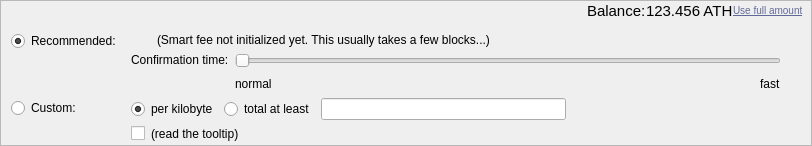
    <widget class="QFrame" name="frameFee">
     <property name="sizePolicy">
      <sizepolicy hsizetype="Expanding" vsizetype="Maximum">
       <horstretch>0</horstretch>
       <verstretch>0</verstretch>
      </sizepolicy>
     </property>
     <property name="maximumSize">
      <size>
       <width>16777215</width>
       <height>40</height>
      </size>
     </property>
     <property name="frameShape">
      <enum>QFrame::StyledPanel</enum>
     </property>
     <property name="frameShadow">
      <enum>QFrame::Sunken</enum>
     </property>
     <layout class="QVBoxLayout" name="verticalLayoutFee1">
      <property name="spacing">
       <number>0</number>
      </property>
      <property name="leftMargin">
       <number>0</number>
      </property>
      <property name="topMargin">
       <number>0</number>
      </property>
      <property name="rightMargin">
       <number>0</number>
      </property>
      <property name="bottomMargin">
       <number>0</number>
      </property>
      <item>
       <layout class="QVBoxLayout" name="verticalLayoutFee2" stretch="0,0,0">
        <property name="spacing">
         <number>0</number>
        </property>
        <property name="leftMargin">
         <number>10</number>
        </property>
        <property name="topMargin">
         <number>0</number>
        </property>
        <item>
         <layout class="QHBoxLayout" name="horizontalLayoutFee1">
          <property name="rightMargin">
           <number>7</number>
          </property>
          <property name="bottomMargin">
           <number>0</number>
          </property>
          <item>
           <spacer name="horizontalSpacer_4">
            <property name="orientation">
             <enum>Qt::Horizontal</enum>
            </property>
            <property name="sizeHint" stdset="0">
             <size>
              <width>40</width>
              <height>20</height>
             </size>
            </property>
           </spacer>
          </item>
          <item>
           <widget class="QLabel" name="label">
            <property name="sizePolicy">
             <sizepolicy hsizetype="Preferred" vsizetype="Fixed">
              <horstretch>0</horstretch>
              <verstretch>0</verstretch>
             </sizepolicy>
            </property>
            <property name="font">
             <font>
              <pointsize>11</pointsize>
             </font>
            </property>
            <property name="text">
             <string>Balance:</string>
            </property>
           </widget>
          </item>
          <item>
           <widget class="QLabel" name="labelBalance">
            <property name="sizePolicy">
             <sizepolicy hsizetype="Preferred" vsizetype="Fixed">
              <horstretch>0</horstretch>
              <verstretch>0</verstretch>
             </sizepolicy>
            </property>
            <property name="font">
             <font>
              <pointsize>11</pointsize>
             </font>
            </property>
            <property name="cursor">
             <cursorShape>IBeamCursor</cursorShape>
            </property>
            <property name="text">
             <string notr="true">123.456 ATH</string>
            </property>
            <property name="textInteractionFlags">
             <set>Qt::LinksAccessibleByMouse|Qt::TextSelectableByKeyboard|Qt::TextSelectableByMouse</set>
            </property>
           </widget>
          </item>
          <item>
           <widget class="QPushButton" name="fullAmountBtn">
            <property name="cursor">
             <cursorShape>PointingHandCursor</cursorShape>
            </property>
            <property name="styleSheet">
             <string notr="true">border:0;background-color:none;text-align:left;margin: 0px; text-transform: none; color: #616998; font-size: 10px; font-weight: none; text-decoration:underline; </string>
            </property>
            <property name="text">
             <string>Use full amount</string>
            </property>
           </widget>
          </item>
          <item>
           <layout class="QVBoxLayout" name="verticalLayoutFee7">
            <property name="spacing">
             <number>0</number>
            </property>
            <item>
             <spacer name="verticalSpacerSmartFee">
              <property name="orientation">
               <enum>Qt::Vertical</enum>
              </property>
              <property name="sizeType">
               <enum>QSizePolicy::Fixed</enum>
              </property>
              <property name="sizeHint" stdset="0">
               <size>
                <width>1</width>
                <height>4</height>
               </size>
              </property>
             </spacer>
            </item>
            <item>
             <spacer name="verticalSpacer_5">
              <property name="orientation">
               <enum>Qt::Vertical</enum>
              </property>
              <property name="sizeHint" stdset="0">
               <size>
                <width>1</width>
                <height>1</height>
               </size>
              </property>
             </spacer>
            </item>
           </layout>
          </item>
         </layout>
        </item>
        <item>
         <widget class="QFrame" name="frameFeeSelection">
          <layout class="QVBoxLayout" name="verticalLayoutFee12">
           <property name="spacing">
            <number>0</number>
           </property>
           <property name="leftMargin">
            <number>0</number>
           </property>
           <property name="topMargin">
            <number>0</number>
           </property>
           <property name="rightMargin">
            <number>0</number>
           </property>
           <property name="bottomMargin">
            <number>0</number>
           </property>
           <item>
            <layout class="QGridLayout" name="gridLayoutFee">
             <property name="topMargin">
              <number>10</number>
             </property>
             <property name="bottomMargin">
              <number>4</number>
             </property>
             <property name="horizontalSpacing">
              <number>10</number>
             </property>
             <property name="verticalSpacing">
              <number>4</number>
             </property>
             <item row="0" column="0">
              <layout class="QVBoxLayout" name="verticalLayoutFee4" stretch="0,1">
               <item>
                <widget class="QRadioButton" name="radioSmartFee">
                 <property name="text">
                  <string>Recommended:</string>
                 </property>
                 <property name="checked">
                  <bool>true</bool>
                 </property>
                 <attribute name="buttonGroup">
                  <string notr="true">groupFee</string>
                 </attribute>
                </widget>
               </item>
               <item>
                <spacer name="verticalSpacer_2">
                 <property name="orientation">
                  <enum>Qt::Vertical</enum>
                 </property>
                 <property name="sizeHint" stdset="0">
                  <size>
                   <width>1</width>
                   <height>1</height>
                  </size>
                 </property>
                </spacer>
               </item>
              </layout>
             </item>
             <item row="1" column="1">
              <layout class="QVBoxLayout" name="verticalLayoutFee8">
               <property name="spacing">
                <number>6</number>
               </property>
               <item>
                <layout class="QHBoxLayout" name="horizontalLayoutFee13">
                 <item>
                  <widget class="QRadioButton" name="radioCustomPerKilobyte">
                   <property name="toolTip">
                    <string>If the custom fee is set to 1000 satoshis and the transaction is only 250 bytes, then &quot;per kilobyte&quot; only pays 250 satoshis in fee, while &quot;total at least&quot; pays 1000 satoshis. For transactions bigger than a kilobyte both pay by kilobyte.</string>
                   </property>
                   <property name="text">
                    <string>per kilobyte</string>
                   </property>
                   <property name="checked">
                    <bool>true</bool>
                   </property>
                   <attribute name="buttonGroup">
                    <string notr="true">groupCustomFee</string>
                   </attribute>
                  </widget>
                 </item>
                 <item>
                  <widget class="QRadioButton" name="radioCustomAtLeast">
                   <property name="toolTip">
                    <string>If the custom fee is set to 1000 satoshis and the transaction is only 250 bytes, then &quot;per kilobyte&quot; only pays 250 satoshis in fee, while &quot;total at least&quot; pays 1000 satoshis. For transactions bigger than a kilobyte both pay by kilobyte.</string>
                   </property>
                   <property name="text">
                    <string>total at least</string>
                   </property>
                   <attribute name="buttonGroup">
                    <string notr="true">groupCustomFee</string>
                   </attribute>
                  </widget>
                 </item>
                 <item>
                  <widget class="AetherCoinAmountField" name="customFee"/>
                 </item>
                 <item>
                  <spacer name="horizontalSpacer_6">
                   <property name="orientation">
                    <enum>Qt::Horizontal</enum>
                   </property>
                   <property name="sizeHint" stdset="0">
                    <size>
                     <width>1</width>
                     <height>1</height>
                    </size>
                   </property>
                  </spacer>
                 </item>
                </layout>
               </item>
               <item>
                <layout class="QHBoxLayout" name="horizontalLayoutFee8">
                 <item>
                  <widget class="QCheckBox" name="checkBoxMinimumFee">
                   <property name="toolTip">
                    <string>Paying only the minimum fee is just fine as long as there is less transaction volume than space in the blocks. But be aware that this can end up in a never confirming transaction once there is more demand for aethercoin transactions than the network can process.</string>
                   </property>
                   <property name="text">
                    <string/>
                   </property>
                  </widget>
                 </item>
                 <item>
                  <widget class="QLabel" name="labelMinFeeWarning">
                   <property name="enabled">
                    <bool>true</bool>
                   </property>
                   <property name="toolTip">
                    <string>Paying only the minimum fee is just fine as long as there is less transaction volume than space in the blocks. But be aware that this can end up in a never confirming transaction once there is more demand for aethercoin transactions than the network can process.</string>
                   </property>
                   <property name="text">
                    <string>(read the tooltip)</string>
                   </property>
                   <property name="margin">
                    <number>5</number>
                   </property>
                  </widget>
                 </item>
                 <item>
                  <spacer name="horizontalSpacer_2">
                   <property name="orientation">
                    <enum>Qt::Horizontal</enum>
                   </property>
                   <property name="sizeHint" stdset="0">
                    <size>
                     <width>1</width>
                     <height>1</height>
                    </size>
                   </property>
                  </spacer>
                 </item>
                </layout>
               </item>
              </layout>
             </item>
             <item row="0" column="1">
              <layout class="QVBoxLayout" name="verticalLayoutFee3" stretch="0,0,1">
               <property name="spacing">
                <number>6</number>
               </property>
               <property name="topMargin">
                <number>2</number>
               </property>
               <item>
                <layout class="QHBoxLayout" name="horizontalLayoutFee12">
                 <item>
                  <widget class="QLabel" name="labelSmartFee">
                   <property name="text">
                    <string/>
                   </property>
                   <property name="margin">
                    <number>2</number>
                   </property>
                  </widget>
                 </item>
                 <item>
                  <widget class="QLabel" name="labelFeeEstimation">
                   <property name="text">
                    <string/>
                   </property>
                  </widget>
                 </item>
                 <item>
                  <widget class="QLabel" name="labelSmartFee2">
                   <property name="text">
                    <string>(Smart fee not initialized yet. This usually takes a few blocks...)</string>
                   </property>
                   <property name="margin">
                    <number>2</number>
                   </property>
                  </widget>
                 </item>
                 <item>
                  <spacer name="horizontalSpacer_5">
                   <property name="orientation">
                    <enum>Qt::Horizontal</enum>
                   </property>
                   <property name="sizeHint" stdset="0">
                    <size>
                     <width>1</width>
                     <height>1</height>
                    </size>
                   </property>
                  </spacer>
                 </item>
                </layout>
               </item>
               <item>
                <layout class="QHBoxLayout" name="horizontalLayoutFee9">
                 <item>
                  <layout class="QVBoxLayout" name="verticalLayoutFee6">
                   <item>
                    <widget class="QLabel" name="labelSmartFee3">
                     <property name="text">
                      <string>Confirmation time:</string>
                     </property>
                     <property name="margin">
                      <number>2</number>
                     </property>
                    </widget>
                   </item>
                   <item>
                    <spacer name="verticalSpacer_3">
                     <property name="orientation">
                      <enum>Qt::Vertical</enum>
                     </property>
                     <property name="sizeHint" stdset="0">
                      <size>
                       <width>1</width>
                       <height>1</height>
                      </size>
                     </property>
                    </spacer>
                   </item>
                  </layout>
                 </item>
                 <item>
                  <layout class="QVBoxLayout" name="verticalLayoutFee5">
                   <property name="rightMargin">
                    <number>30</number>
                   </property>
                   <item>
                    <widget class="QSlider" name="sliderSmartFee">
                     <property name="minimum">
                      <number>0</number>
                     </property>
                     <property name="maximum">
                      <number>24</number>
                     </property>
                     <property name="pageStep">
                      <number>1</number>
                     </property>
                     <property name="value">
                      <number>0</number>
                     </property>
                     <property name="orientation">
                      <enum>Qt::Horizontal</enum>
                     </property>
                     <property name="invertedAppearance">
                      <bool>false</bool>
                     </property>
                     <property name="invertedControls">
                      <bool>false</bool>
                     </property>
                     <property name="tickPosition">
                      <enum>QSlider::NoTicks</enum>
                     </property>
                    </widget>
                   </item>
                   <item>
                    <layout class="QHBoxLayout" name="horizontalLayoutFee10">
                     <item>
                      <widget class="QLabel" name="labelSmartFeeNormal">
                       <property name="text">
                        <string>normal</string>
                       </property>
                      </widget>
                     </item>
                     <item>
                      <spacer name="horizontalSpacer_3">
                       <property name="orientation">
                        <enum>Qt::Horizontal</enum>
                       </property>
                       <property name="sizeHint" stdset="0">
                        <size>
                         <width>40</width>
                         <height>20</height>
                        </size>
                       </property>
                      </spacer>
                     </item>
                     <item>
                      <widget class="QLabel" name="labelSmartFeeFast">
                       <property name="text">
                        <string>fast</string>
                       </property>
                      </widget>
                     </item>
                    </layout>
                   </item>
                  </layout>
                 </item>
                </layout>
               </item>
               <item>
                <spacer name="verticalSpacer_4">
                 <property name="orientation">
                  <enum>Qt::Vertical</enum>
                 </property>
                 <property name="sizeHint" stdset="0">
                  <size>
                   <width>1</width>
                   <height>1</height>
                  </size>
                 </property>
                </spacer>
               </item>
              </layout>
             </item>
             <item row="1" column="0">
              <layout class="QVBoxLayout" name="verticalLayoutFee9" stretch="0,1">
               <item>
                <widget class="QRadioButton" name="radioCustomFee">
                 <property name="text">
                  <string>Custom:</string>
                 </property>
                 <attribute name="buttonGroup">
                  <string notr="true">groupFee</string>
                 </attribute>
                </widget>
               </item>
               <item>
                <spacer name="verticalSpacer_6">
                 <property name="orientation">
                  <enum>Qt::Vertical</enum>
                 </property>
                 <property name="sizeHint" stdset="0">
                  <size>
                   <width>1</width>
                   <height>1</height>
                  </size>
                 </property>
                </spacer>
               </item>
              </layout>
             </item>
            </layout>
           </item>
          </layout>
         </widget>
        </item>
        <item>
         <spacer name="verticalSpacerFee">
          <property name="orientation">
           <enum>Qt::Vertical</enum>
          </property>
          <property name="sizeHint" stdset="0">
           <size>
            <width>800</width>
            <height>1</height>
           </size>
          </property>
         </spacer>
        </item>
       </layout>
      </item>
     </layout>
    </widget>
